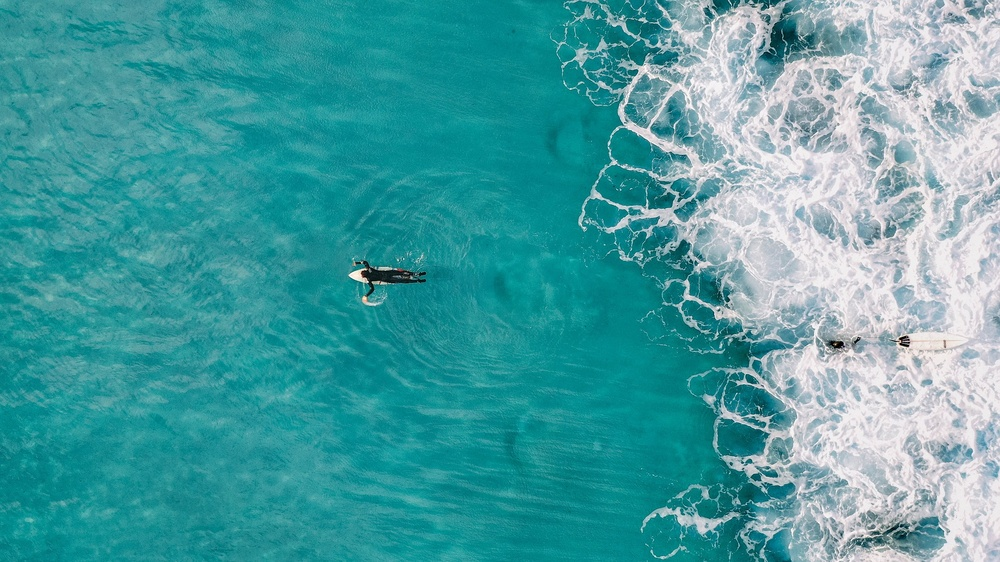
//> input picture sample1.jpeg, 1000 x 562 px, shrunk from 1920 x 1079 before the run
$ ./seam_cpu sample1.jpeg   (built with g++ and OpenCV 4)
//> lines starting //> are read from the running program, lines starting //| are printed output that depends on the picture
#include<iostream>
#include<opencv2/opencv.hpp>
typedef unsigned int ui;
using namespace std;
//Transposing the matrix so that same function can be applied again
void Transpose(int height,int width,ui ***RGB,ui ***RGB_T)
{
     for(int i=0;i<height;i++)
    {
        for(int j=0;j<width;j++)
        {
            RGB_T[0][j][i]=RGB[0][i][j];
            RGB_T[1][j][i]=RGB[1][i][j];
            RGB_T[2][j][i]=RGB[2][i][j];
        }
    }

}
//backtracking to fetch the pixels that are supposed to be removed
void backtracking(ui ***RGB,char **backtrack,int posi,int posj,int *col_array)
{

    if(posi<0)
    {
        return;
    }
    if(backtrack[posi][posj]=='U')
    {
        col_array[posi]=posj;
        RGB[0][posi][posj]=255;
        RGB[1][posi][posj]=0;
        RGB[2][posi][posj]=0;

        backtracking(RGB,backtrack,posi-1,posj,col_array);
    }
    else if(backtrack[posi][posj]=='L')
    {
        col_array[posi]=posj-1;
        RGB[0][posi][posj-1]=255;
        RGB[1][posi][posj-1]=0;
        RGB[2][posi][posj-1]=0;
        backtracking(RGB,backtrack,posi-1,posj-1,col_array);
    }
        else if(backtrack[posi][posj]=='R')
    {
        col_array[posi]=posj+1;
        RGB[0][posi][posj+1]=255;
        RGB[1][posi][posj+1]=0;
        RGB[2][posi][posj+1]=0;
        backtracking(RGB,backtrack,posi-1,posj+1,col_array);
    }
    return;


}
//dp to find min falling path sum and also create arr array to register the moves so that it can be backtracked
double MinSum(double **matrix,double **dp,int R,int C,int posi,int posj,char ** arr)
{
    if(dp[posi][posj]!=INT_MAX)
    {
        return dp[posi][posj];
    }

    if(posj==0)
    {
        double x=MinSum(matrix,dp,R,C,posi-1,posj,arr)+matrix[posi][posj];
        double y=MinSum(matrix,dp,R,C,posi-1,posj+1,arr)+matrix[posi][posj];
        if(x>y)
        {
            dp[posi][posj]=y;
            arr[posi-1][posj]='R';

        }
        else{
            dp[posi][posj]=x;
            arr[posi-1][posj]='U';
        }

        return dp[posi][posj];
    }

    else if(posj==C-1)
    {
        double x=MinSum(matrix,dp,R,C,posi-1,posj,arr)+matrix[posi][posj];
        double y=MinSum(matrix,dp,R,C,posi-1,posj-1,arr)+matrix[posi][posj];

        if(x>y)
        {
            dp[posi][posj]=y;
            arr[posi-1][posj]='L';
        }
        else{
            dp[posi][posj]=x;
            arr[posi-1][posj]='U';
        }

        return dp[posi][posj];
    }
    else
    {
        double x=MinSum(matrix,dp,R,C,posi-1,posj,arr)+matrix[posi][posj];
        double y=MinSum(matrix,dp,R,C,posi-1,posj+1,arr)+matrix[posi][posj];
        double z=MinSum(matrix,dp,R,C,posi-1,posj-1,arr)+matrix[posi][posj];

        if(x>y)
        {
            dp[posi][posj]=y;
            arr[posi-1][posj]='R';

        }
        else{
            dp[posi][posj]=x;
            arr[posi-1][posj]='U';
        }

        if( dp[posi][posj]>z)
        {
            dp[posi][posj]=z;
            arr[posi-1][posj]='L';

        }

        return dp[posi][posj];

    }

}
//modulus function that can deal with positive and negative
int mod(int a,int b)
{

    return (a+b)%b;

}

double calculate_gradient(int R,int G,int B)
{
    return pow(R,2)+pow(G,2)+pow(B,2);

}
//dynamic allocation of RGB array
ui ***create_RGB_array(int channels,int height,int width)
{
     ui ***RGB=new ui**[channels];

     for(int i=0;i<channels;i++)
    {
        RGB[i]=new ui*[height];

        for(int j=0;j<height;j++)
        {

            RGB[i][j]=new ui[width];
        }
    }

    return RGB;


}
//extracting data from Image in RGB channel
void extract_RGB_data(ui ***RGB,cv::Mat &image,int height,int width)
{
    for(int i=0;i<height;i++)
    {
        for(int j=0;j<width;j++)
        {

            cv::Vec3b pixel = image.at<cv::Vec3b>(i,j);
            //Red is pixel[2]
            RGB[0][i][j]=pixel[2];
            //Green
            RGB[1][i][j]=pixel[1];
            //Blue is pixel[0]
            RGB[2][i][j]=pixel[0];

        }
    }
}
//creating energy matrix for identifying uniform patches
double **create_energy_matrix(int height,int width,ui ***RGB)
{
    double **Energy=new double*[height];
    bool flag=false;
    for(int i=0;i<height;i++)
    {
        Energy[i]=new double[width];
    }

        for(int i=0;i<height;i++)
    {   flag=false;
        for(int j=0;j<width;j++)
        {
            int delta_R_in_y=RGB[0][mod(i-1,height)][j]-RGB[0][mod(i+1,height)][j];
            int delta_G_in_y=RGB[1][mod(i-1,height)][j]-RGB[1][mod(i+1,height)][j];
            int delta_B_in_y=RGB[2][mod(i-1,height)][j]-RGB[2][mod(i+1,height)][j];
            int delta_R_in_x=RGB[0][i][mod(j-1,width)]-RGB[0][i][mod(j+1,width)];
            int delta_G_in_x=RGB[1][i][mod(j-1,width)]-RGB[1][i][mod(j+1,width)];
            int delta_B_in_x=RGB[2][i][mod(j-1,width)]-RGB[2][i][mod(j+1,width)];


            Energy[i][j]=sqrt(calculate_gradient(delta_R_in_x,delta_G_in_x,delta_B_in_x) + calculate_gradient(delta_R_in_y,delta_G_in_y,delta_B_in_y) );


        }


    }
    return Energy;
}
//create dp matrix
double **calculate_dp(int height,int width)
{
    double **dp=new double*[height];

     for(int i=0;i<height;i++)
    {
        dp[i]=new double[width];
        for(int j=0;j<width;j++)
        {
            dp[i][j]=INT_MAX;
        }

    }

    return dp;

}
//creating backtrack matrix
char **create_backtrack(int height,int width)
{
    char **backtrack=new char*[height-1];
    for(int i=0;i<height-1;i++)
    {
        backtrack[i]=new char[width];
        for(int j=0;j<width;j++)
        {
            backtrack[i][j]='\0';
        }

    }
    return backtrack;
}
//calling dp to find seam
int find_seam(int R,int C,int posi,char **backtrack,double **Energy,double** dp)
{
    double sum,minimum=INT_MAX;
    int col,posj;
    for(int j=0;j<C;j++)
    {

        posj=j;

        sum=MinSum(Energy,dp,R,C,posi,posj,backtrack);

        if(minimum>sum)
        {
            minimum=sum;
            col=j;


        }

    }

    return col;
}
//taking the filteredv RGB data
void copy_in_new(int R,int C,ui ***RGB,ui***newRGB,int *col_array)
{
    int newi,newj;
    for(int i=0,newi=0;i<R;i++,newi++)
    {
        for(int j=0,newj=0;j<=C;j++)
        {
            if(j!=col_array[i])
            {
                newRGB[0][newi][newj]=RGB[0][i][j];
                newRGB[1][newi][newj]=RGB[1][i][j];
                newRGB[2][newi][newj]=RGB[2][i][j];

                newj++;
            }
        }

    }
}
//coverting array to image depending on row or column transformation
void array_to_image(int R,int C,ui ***RGB,cv::Mat &img,bool flag)
{
    if(flag==true)
    {
        for(int i=0;i<R;i++)
        {
            for(int j=0;j<C;j++)
            {
                cv::Vec3b &pixel = img.at<cv::Vec3b>(i, j);
                pixel[0]=RGB[2][i][j];
                pixel[1]=RGB[1][i][j];
                pixel[2]=RGB[0][i][j];
            }

        }
    }
    else{
        for(int i=0;i<R;i++)
        {
            for(int j=0;j<C;j++)
            {
                cv::Vec3b &pixel = img.at<cv::Vec3b>(j, i);
                pixel[0]=RGB[2][i][j];
                pixel[1]=RGB[1][i][j];
                pixel[2]=RGB[0][i][j];
            }

        }
    }


}
//deallocating the heap
void destruct(double **Energy,char **backtrack,double **dp,ui ***RGB,int height,int width,int channels)
{
    for (int i=0; i<height;i++)
    {
         delete[] Energy[i];
    }
    delete[] Energy;

    for (int i=0;i<height-1;i++)
    {
         delete[] backtrack[i];
    }
    delete[] backtrack;

    for (int i=0; i<height;i++)
    {
         delete[] dp[i];
    }
    delete[] dp;

    for (int i=0;i<channels;i++) {
        for (int j=0;j<height;j++) {
            delete[] RGB[i][j];
        }
        delete[] RGB[i];
    }
    delete[] RGB;
}
//module for col compression
ui *** compress_in_cols(int channels,int height,int width,ui***RGB)
{


    double **Energy=create_energy_matrix(height,width,RGB);
    double **dp=calculate_dp(height,width);
    char **backtrack=create_backtrack(height,width);

    int R=height;
    int C=width;

    for(int i=0;i<C;i++)
    {
            dp[0][i]=Energy[0][i];


    }
    int posi=R-1,posj;
    double sum,minimum=INT_MAX;
    int col;

    col=find_seam(R,C,posi,backtrack,Energy,dp);

    int *col_array=new int[R];

    RGB[0][R-1][col]=255;
    RGB[1][R-1][col]=0;
    RGB[2][R-1][col]=0;

    col_array[R-1]=col;


    backtracking(RGB,backtrack,R-2,col,col_array);

    C--;

    ui ***newRGB=create_RGB_array(channels,R,C);

    copy_in_new(R,C,RGB,newRGB,col_array);

    cv::Mat img(height, width, CV_8UC3);


   for(int i=0;i<R;i++)
        {
            for(int j=0;j<C;j++)
            {
                cv::Vec3b &pixel = img.at<cv::Vec3b>(i, j);
                pixel[0]=RGB[2][i][j];
                pixel[1]=RGB[1][i][j];
                pixel[2]=RGB[0][i][j];
            }

        }


    cv::imshow("Image from Modified RGB Array", img);
    cv::waitKey(1);

    destruct(Energy,backtrack,dp,RGB,height,width,channels);


    RGB=newRGB;

    return RGB;
}
//module for compression in rows
ui*** compress_in_rows(int channels,int height,int width,ui ***RGB)
{
    double **Energy=create_energy_matrix(height,width,RGB);

    double **dp=calculate_dp(height,width);
    char **backtrack=create_backtrack(height,width);
    int R=height;
    int C=width;

    for(int i=0;i<C;i++)
    {
        dp[0][i]=Energy[0][i];

    }

    int posi=R-1,posj;
    double sum,minimum=INT_MAX;
    int col;

    col=find_seam(R,C,posi,backtrack,Energy,dp);

    int *col_array=new int[R];

    RGB[0][R-1][col]=255;
    RGB[1][R-1][col]=0;
    RGB[2][R-1][col]=0;

    col_array[R-1]=col;


    backtracking(RGB,backtrack,R-2,col,col_array);

    C--;

    ui ***newRGB=create_RGB_array(channels,R,C);


    copy_in_new(R,C,RGB,newRGB,col_array);


    cv::Mat img(width, height, CV_8UC3);


    array_to_image(R,C,RGB,img,false);


    cv::imshow("Image from Modified RGB Array", img);
    cv::waitKey(1);

    destruct(Energy,backtrack,dp,RGB,height,width,channels);
    RGB=newRGB;

    return RGB;

}


int main(int argc,char **argv)
{
    cv::Mat image=cv::imread(argv[1]);
//> image is the input picture: 562 rows x 1000 cols, CV_8UC3; mean B, G, R 161.9, 157.7, 73.8


    if (image.empty()) {
        std::cout << "Could not read the image" << std::endl;
        return 1;
    }
    else{
        cout<<"Image read succesfully"<<endl;
    }


    int height = image.rows;
//> height = 562
    int width = image.cols;
//> width = 1000
    int channels=3;


    cout << "Image dimensions: " << height << "x" << width << std::endl;
//| Image dimensions: 562x1000

    cout<<"creating 3d mat"<<endl;

    ui ***RGB=create_RGB_array(channels,height,width);
    ui ***RGB_T=create_RGB_array(channels,width,height);

    cout<<"Start extraction\n";
    fflush(stdout);

    extract_RGB_data(RGB,image,height,width);

    cout<<"RGB values extracted\n"<<endl;

    cout<<"creating energy matrix\n";

    cout<<"Enter how much rows you want to remove? "<<endl;
    int comp_in_rows;
    cin>>comp_in_rows;
//> the answer given: 3
    int comp_in_cols;
    cout<<"Enter how much cols you want to remove? "<<endl;
    cin>>comp_in_cols;
//> the answer given: 3

    if(comp_in_rows>=height || comp_in_cols>=width)
    {
        cout<<"compression not possible!!"<<endl;
        return 0;
    }

    cout<<"Compression in progress, please wait for few seconds"<<endl;
    while(comp_in_cols>0)
    {
        RGB=compress_in_cols(channels,height,width,RGB);
        width--;
        comp_in_cols--;
    }
//> this loop made 3 passes
//> col in compress_in_cols on passes 1 to 3: 622, 630, 620
//> pass 1, in compress_in_cols, `cv::imshow("Image from Modified RGB Array", img);`:
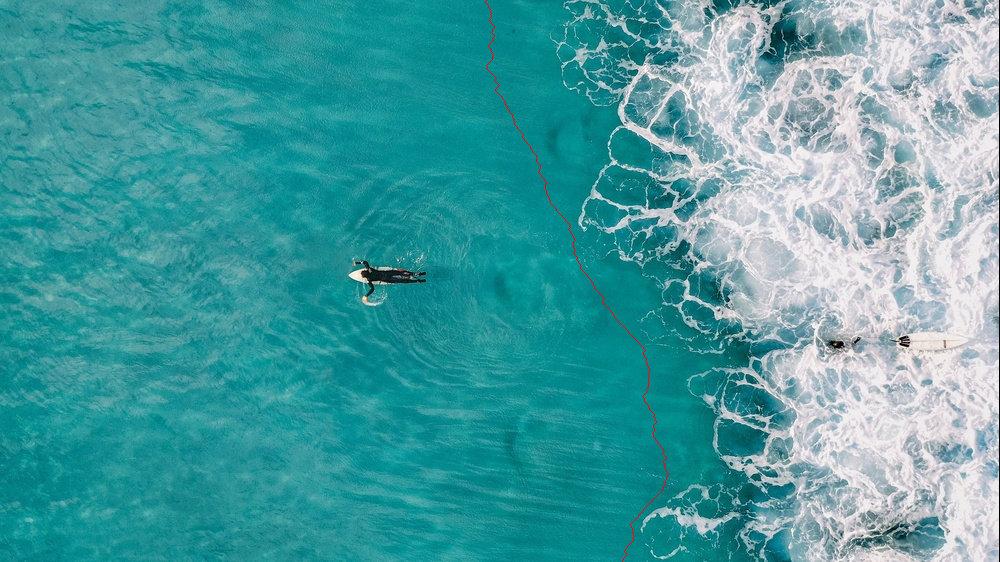
//> window 'Image from Modified RGB Array': 562 rows x 1000 cols, CV_8UC3; mean B, G, R 161.5, 157.4, 73.9
//> pass 2, in compress_in_cols (call 2), `cv::imshow("Image from Modified RGB Array", img);`:
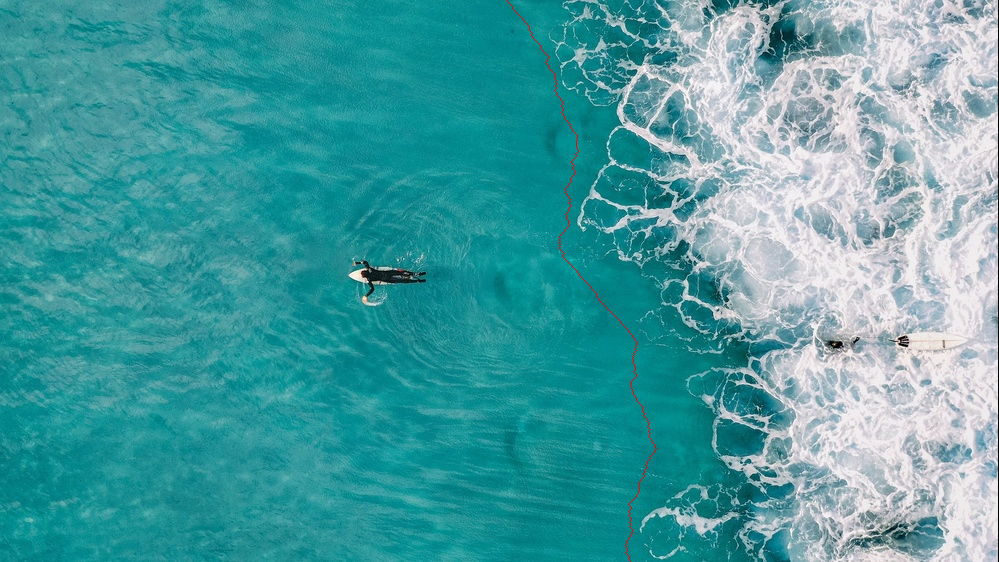
//> window 'Image from Modified RGB Array': 562 rows x 999 cols, CV_8UC3; mean B, G, R 161.6, 157.4, 73.9
//> after the loop, width = 997; comp_in_cols = 0

    Transpose(height,width,RGB,RGB_T);

    while(comp_in_rows>0)
    {
        RGB_T=compress_in_rows(channels,width,height,RGB_T);
        height--;
        comp_in_rows--;
    }
//> this loop made 3 passes
//> (C in compress_in_rows, col in compress_in_rows, height) on passes 1 to 3: (561, 328, 561), (560, 402, 560), (559, 250, 559)
//> pass 1, in compress_in_rows, `array_to_image(R,C,RGB,img,false);`:
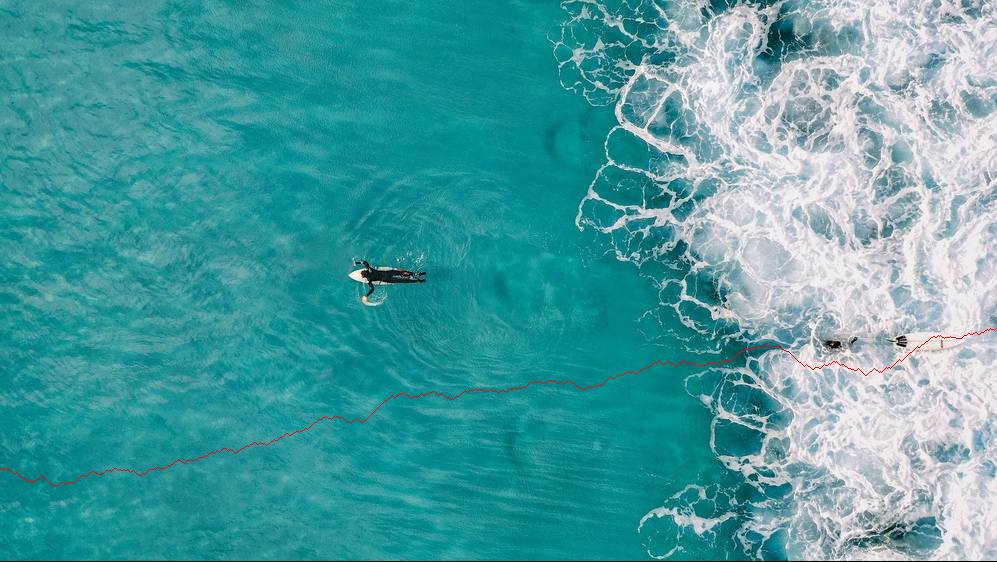
//> img: 562 rows x 997 cols, CV_8UC3; mean B, G, R 161.4, 157.3, 74.3
//> after the loop, height = 559; comp_in_rows = 0

    cv::Mat compressed_image(height, width, CV_8UC3);
//> compressed_image: 559 rows x 997 cols, CV_8UC3; every value is 0


    array_to_image(width,height,RGB_T,compressed_image,false);
//> call 4 of array_to_image, with R = 997, C = 559, flag = false
//> after the loop in array_to_image (call 4), `for(int i=0;i<R;i++)`:
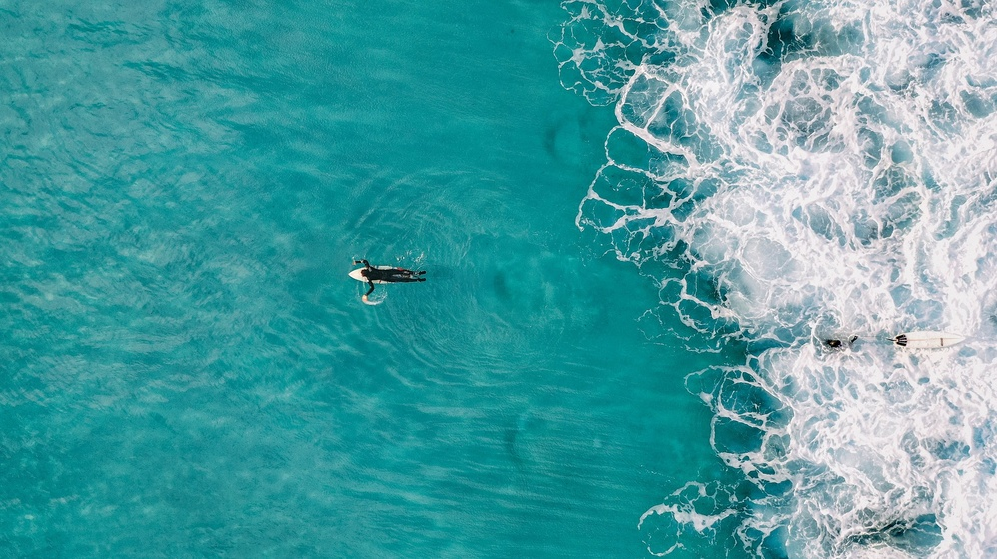
//> img: 559 rows x 997 cols, CV_8UC3; mean B, G, R 162, 157.8, 74

    cout<<"Image compressed Succesfully!!!"<<endl;

    bool success = imwrite("output.jpg", compressed_image);

    if (!success) {
        cout<<"Error: Could not save the image!"<<endl;
    } else {
        cout<<"Image saved successfully!"<<endl;
    }


    return 0;
}
